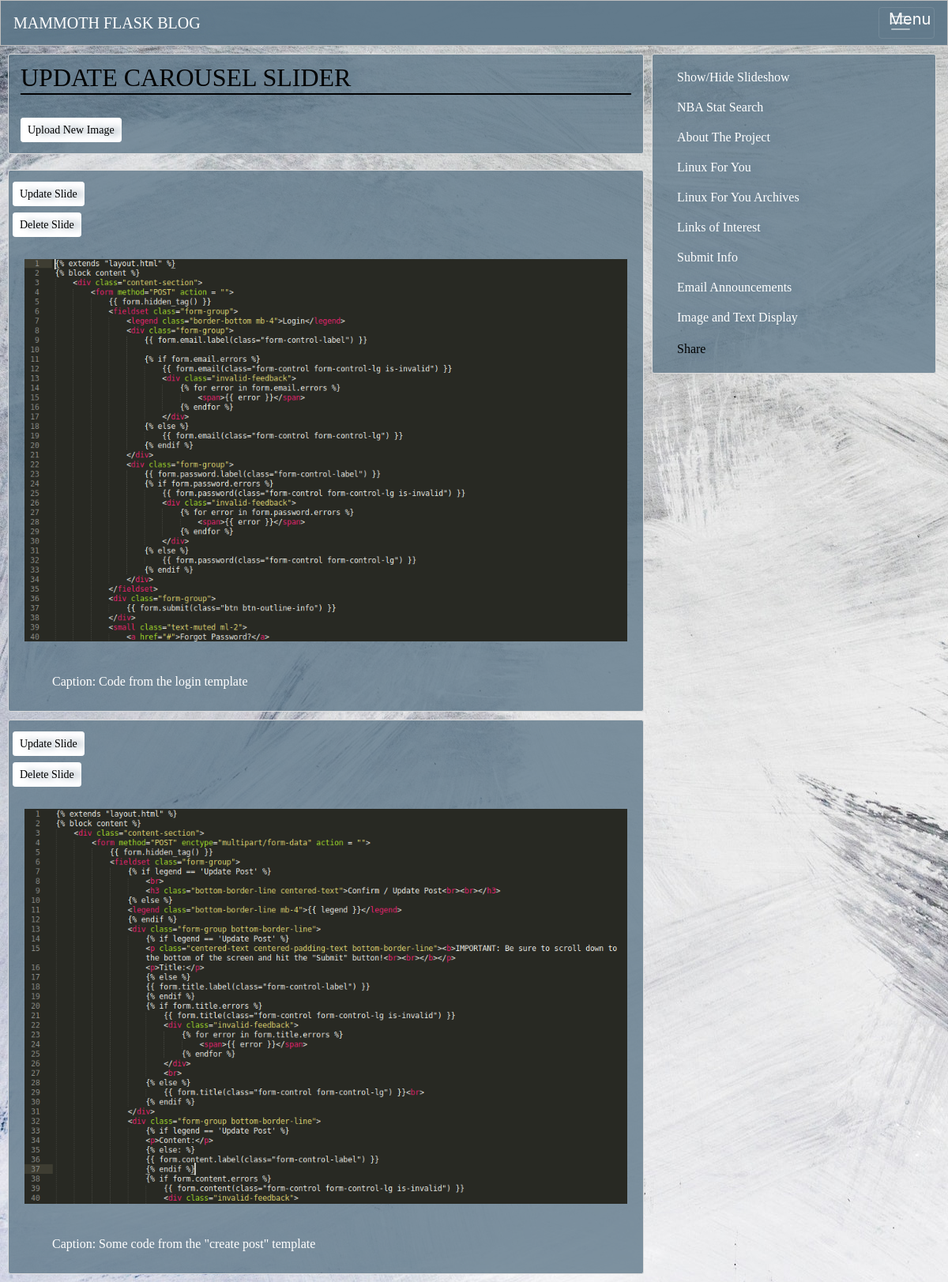
Screenshot of /carousel-slider/view-slides (signed in) with the database file from the repository.
### mammothflaskblog/models.py (models this page shows, shortened)
class CarouselSlider(db.Model):
	id = db.Column(db.Integer, nullable=False, primary_key=True)
	caption = db.Column(db.String(500))
	image_filename = db.Column(db.String(300))

### mammothflaskblog/carousel_slider/routes.py (the view)
@carousel_slider.route("/carousel-slider/view-slides")
@login_required
def view_carousel_slides():
	carousel_slides = CarouselSlider.query.order_by(CarouselSlider.id.desc())
	return render_template('edit_carousel_slider.html', carousel_slides=carousel_slides)

### mammothflaskblog/models.py (called while the page is built)
@login_manager.user_loader
def load_user(user_id):
	return User.query.get(int(user_id))

### mammothflaskblog/templates/edit_carousel_slider.html
{% extends "layout.html" %}
{% block content %}
  {% if current_user.is_authenticated %}
    <div class="page-content content-section">
      <h2 class="bottom-border-line">UPDATE CAROUSEL SLIDER</h2>
      <a class="btn btn-secondary btn-sm mt-1 mb-1"
          href="{{ url_for('carousel_slider.new_carousel_slide') }}">
          Upload New Image</a>
    </div>
    {% for carousel_slide in carousel_slides %}
      <article class="media content-section-post">
          <div class="media-body">
            <div class="row">
              <div>
                  <a class="btn btn-secondary btn-sm mt-1 mb-1"
                      href="{{ url_for(
                      'carousel_slider.update_carousel_slide',
                      slide_id=carousel_slide.id) }}">Update Slide</a>
              </div>
              <div>
                <a class="btn btn-secondary btn-sm mt-1 mb-1"
                    href="{{ url_for('carousel_slider.delete_slide',
                    slide_id=carousel_slide.id) }}">Delete Slide</a>
              </div>
            </div><br>
              <img class="img-responsive centered-image letter-image"
                  alt="Carousel image. See caption for description."
                  src="{{ url_for(
                    'static',
                    filename=carousel_slide.image_filename) }}">
              <p class="article-content letter-text">
                  Caption: {{ carousel_slide.caption }}</p>
          </div>
      </article>
    {% endfor %}
  {% endif %}
{% endblock content %}

### mammothflaskblog/templates/layout.html (shortened to what this page needs)
<!DOCTYPE html>
<html><head>
    <link rel="stylesheet" href="https://stackpath.bootstrapcdn.com/bootstrap/4.3.1/css/bootstrap.min.css">
    <link rel="stylesheet" href="{{ url_for('static', filename='main.css') }}">
</head>
<body>
  <header class="site-header">
    <nav class="navbar navbar-dark bg-steel fixed-top">
        <a class="navbar-brand" href="/">MAMMOTH FLASK BLOG</a>
        <button class="navbar-toggler navbar-toggler-right" type="button" data-toggle="collapse" data-target="#navbarToggle" aria-controls="navbarToggle" aria-expanded="false" aria-label="Toggle navigation">
          <span class="navbar-toggler-icon text">Menu</span>
        </button>
    </nav>
  </header>
    <div class="row page-content-main">
      <div class="main-column-left">
          {% block content %}{% endblock %}
      </div>
      <div class="main-column-right">
          <div class="content-section content-section-right-menu">
        <ul class="list-group">
          <a class="nav-item nav-link" href="#demo" data-toggle="collapse">Show/Hide Slideshow</a>
          <a class="nav-item nav-link" href="{{ url_for('nba_stat.search_nba_stats')}}">NBA Stat Search</a>
          <a class="nav-item nav-link" href="{{ url_for('about_the_project.project_description')}}">About The Project</a>
          <a class="nav-item nav-link" href="{{ url_for('main.linux_for_you')}}">Linux For You</a>
          <a class="nav-item nav-link" href="/linux-for-you/back-issues">Linux For You Archives</a>
          <a class="nav-item nav-link" href="/links-of-interest">Links of Interest</a>
          <a class="nav-item nav-link" href="/submit-info">Submit Info</a>
          <a class="nav-item nav-link" href="/email-list-sign-up">Email Announcements</a>
          <a class="nav-item nav-link" href="/display-text-and-images">Image and Text Display</a>
          <div class="fb-share-button nav-item nav-link" data-href="https://www.facebook.com/flaskband/" data-layout="button_count" data-size="small"><a target="_blank" href="https://www.facebook.com/sharer/sharer.php?u=https%3A%2F%2Fwww.facebook.com%2Fflaskband%2F&amp;src=sdkpreparse" class="fb-xfbml-parse-ignore">Share</a></div>
        </ul>
        </div>
      </div>
  </div>
</body>
</html>

### mammothflaskblog/static/main.css (style rules this page uses)
body { background-image: url('images/backgroundimage.jpg'); background-attachment: fixed; position: absolute; color: #333333; }
a { color: #ffffff; }
.bottom-border-line { border-bottom: 2px solid #e3e3e3; border-color: #000; margin-bottom: 25px; }
.content-section { background: #5f788a; background: rgba(95, 120, 138, .80); padding: 10px 15px 10px 15px; border: 1px solid #dddddd; border-radius: 3px; margin-bottom: 20px; }
.page-content { color: #ffffff; }
.article-content { white-space: pre-line; color: #ffffff; margin: 15px; }
.media-body div { flex: 1; flex-direction: column; }
@media screen and (min-width: 768px) { .page-content-main { display: flex; flex-wrap: wrap; margin-top: 68px; width: 100%; } }
@media screen and (min-width: 768px) { .main-column-left { width: 70%; padding-left: 25px; padding-right: 10px; } }
@media screen and (min-width: 768px) { .main-column-right { width: 30%; padding-right: 0px; margin-right: 0px; } }
.centered-image { display: block; margin-left: auto; margin-right: auto; }
.img-responsive { max-width: 100%; height: auto; display: block; }
h1, h2, h3, h4, h5, h6, p { color: #ffffff; font-family: Avantgarde; }
.letter-text { padding-left: 20px; }
.contrasted-text h1, h2, h4 { font-family: Avantgarde; text-shadow: #5f788a 9px 0 10px; color: #000000; padding-bottom: 1px; margin-bottom: 4px; }
.contrasted-text p, a { font-family: Avantgarde; text-shadow: #5f788a 9px 0 10px; color: #000000; }
span.text { margin-top: 0px; margin-right: 15px; margin-bottom: 0px; margin-left: 0px; padding: 0px; color: #ffffff; }
.btn { color: #000000; background: #fff; border-color: #fff; }
.bg-steel { background: rgba(95, 120, 138, .97); }
.nav-item { color: #ffffff; }
.site-header { display: flex; }
.content-section-right-menu { margin-left: 0px; }
.fixed-top { border: 1px solid #bfbfbf; }
.list-group a { padding-top: 7px; padding-bottom: 7px; }
.content-section-post { background: #5f788a; background: rgba(95, 120, 138, .80); padding: 10px 20px 10px 20px; border: 1px solid #dddddd; border-radius: 3px; margin-bottom: 10px; margin-right: 0px; }
.page-content-main { margin-top: 68px; }

### rows the page displays
CarouselSlider: image_filename (picture), caption "Code from the login template"
CarouselSlider: image_filename (picture), caption "Some code from the \"create post\" template"
